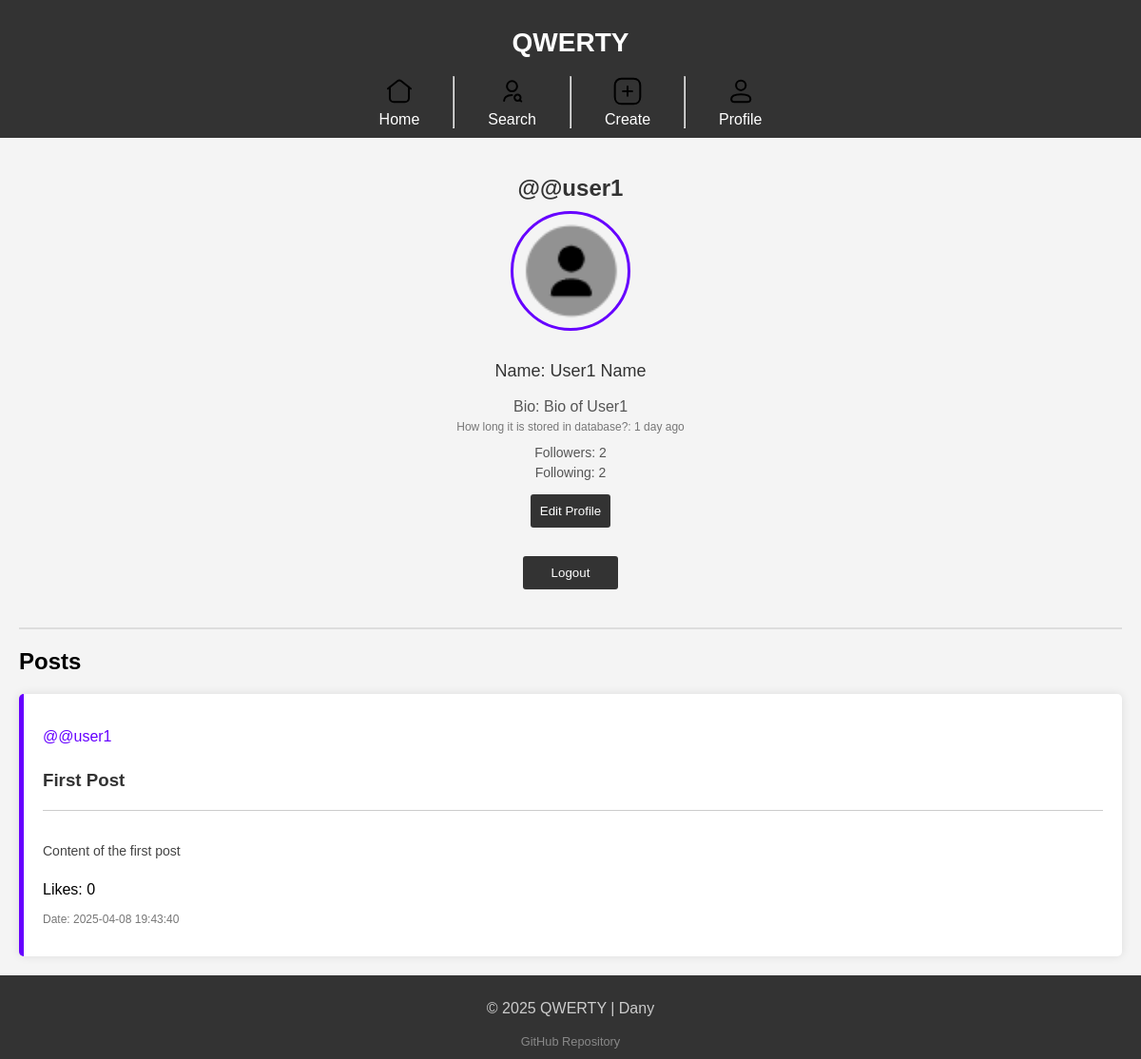
Page /profile.php?username=@user1 (signed in) on the committed database.
### tables this page shows
CREATE TABLE users (
    user_id INT AUTO_INCREMENT PRIMARY KEY,
    username VARCHAR(20) NOT NULL UNIQUE,
    password VARCHAR(255) NOT NULL,  
    email VARCHAR(100) NOT NULL,
    name VARCHAR(100) NOT NULL,
    bio TEXT DEFAULT NULL,
    profile_pic VARCHAR(255) DEFAULT NULL,
    created_at TIMESTAMP DEFAULT CURRENT_TIMESTAMP,
    is_deleted BOOLEAN DEFAULT FALSE,
    data_changes_history JSON DEFAULT ('{"origin": {"username": "", "email": "", "name": "", "bio": "", "profile_pic": "", "created_at": "CURRENT_TIMESTAMP"}}')
);

### src/Models/User.php (called while the page is built, shortened)
<?php
abstract class User {
    private $connection;
    public function __construct($connection) {
        $this->connection = $connection;
    }
    public function getConnection() {
        return $this->connection;
    }
}

### src/Models/UserRead.php (called while the page is built, shortened)
<?php
require_once 'User.php';
class UserRead extends User {
    public function getUserProfile($username): array {
        $username = !str_starts_with($username, "@") ? '@' . strtolower(trim($username)) : strtolower(trim($username));
        $stmt = $this->getConnection()->prepare("SELECT * FROM active_users WHERE username = ?");
        $stmt->execute([$username]);
        return $stmt->fetch(PDO::FETCH_ASSOC);
    }
    public function getFollowersCount($userId): int {
        $stmt = $this->getConnection()->prepare("SELECT COUNT(*) as followers FROM active_followers WHERE following_id = ?");
        $stmt->execute([$userId]);
        return $stmt->fetchColumn();
    }
    public function getFollowingsCount($userId): int {
        $stmt = $this->getConnection()->prepare("SELECT COUNT(*) as followings FROM active_followers WHERE follower_id = ?");
        $stmt->execute([$userId]);
        return $stmt->fetchColumn();
    }
    public function getUserPosts($userId, $limit = null): array {
        $stmt = $this->getConnection()->prepare("SELECT p.*, u.username FROM active_posts p JOIN users u ON p.user_id = u.user_id WHERE p.user_id = ? ORDER BY p.created_at DESC" . ($limit ? " LIMIT $limit;" : ';'));
        $stmt->execute([$userId]);
        return $stmt->fetchAll(PDO::FETCH_ASSOC);
    }
}

### public/profile.php (the view, shortened to what this page needs)
<?php
require '../src/DBconnect.php';
require '../src/Models/UserRead.php';
$username = $_GET['username'];
$userRead = new UserRead($connection);
$user = $userRead->getUserProfile($username);
$followersCount = $userRead->getFollowersCount($user['user_id']);
$followingsCount = $userRead->getFollowingsCount($user['user_id']);
$isFollowing = isset($_SESSION['username']) ? $userRead->isFollowing($userRead->getUserProfile($_SESSION['username'])['user_id'], $user['user_id']) : false;
$posts = $userRead->getUserPosts($user['user_id']);
?>
<?php
$styles = '<link rel="stylesheet" href="css/pages/profile.css">';
include 'layout/header.php';
?>
<main>
    <section class="profile">
        <h2 class="username">@<?php echo htmlspecialchars($user['username']); ?></h2>
        <img class="profile-pic" src="<?php echo htmlspecialchars($user['profile_pic'] ?: 'img/icons/user-profile-default-pic-iconly.png'); ?>" alt="Profile Picture" onerror="this.onerror=null; this.src='img/icons/user-profile-default-pic-iconly.png';">
        <p class="name">Name: <?php echo htmlspecialchars($user['name']); ?></p>
        <p class="body">Bio: <?php echo htmlspecialchars($user['bio'] ?: ''); ?></p>
        <p class="date">
            How long it is stored in database?:
            <?php
            $createdDate = new DateTime($user['created_at']);
            $interval = $createdDate->diff(new DateTime());
            if ($interval->y > 0) {
                echo htmlspecialchars($interval->y . ' year' . ($interval->y > 1 ? 's' : '') . ' ago');
            } elseif ($interval->m > 0) {
                echo htmlspecialchars($interval->m . ' month' . ($interval->m > 1 ? 's' : '') . ' ago');
            } elseif ($interval->d >= 7) {
                echo htmlspecialchars(floor($interval->d / 7) . ' week' . (floor($interval->d / 7) > 1 ? 's' : '') . ' ago');
            } elseif ($interval->d > 0) {
                echo htmlspecialchars($interval->d . ' day' . ($interval->d > 1 ? 's' : '') . ' ago');
            } elseif ($interval->h > 0) {
                echo htmlspecialchars($interval->h . ' hour' . ($interval->h > 1 ? 's' : '') . ' ago');
            } elseif ($interval->i > 0) {
                echo htmlspecialchars($interval->i . ' minute' . ($interval->i > 1 ? 's' : '') . ' ago');
            } else {
                echo htmlspecialchars($interval->s . ' second' . ($interval->s > 1 ? 's' : '') . ' ago');
            }
            ?>
        </p>
        <p id="followers-count" class="follow-ers-or-ing">Followers: <span><?php echo $followersCount; ?></span></p>
        <p id="following-count" class="follow-ers-or-ing">Following: <span><?php echo $followingsCount; ?></span></p>
        <?php if (isset($_SESSION['username']) && $_SESSION['username'] === $username): ?>
            <button id="edit-profile-btn">Edit Profile</button>
            <form action="lib/process/process_logout.php" method="post" style="width: 100px; justify-self: center;">
                <button type="submit">Logout</button>
            </form>
        <?php endif; ?>
    </section>
    <section class="posts">
        <h2>Posts</h2>
        <?php foreach ($posts as $post): ?>
            <article class="post">
                <p class="username">@<?php echo htmlspecialchars($post['username']); ?></p>
                <h3 class="title"><?php echo htmlspecialchars($post['title']); ?></h3>
                <hr>
                <p class="body"><?php echo htmlspecialchars($post['content']); ?></p>
                <span class="likes">Likes: <?php echo htmlspecialchars($post['likes'] ?: 0); ?></span>
                <p class="date">Date: <?php echo htmlspecialchars($post['created_at']); ?></p>
            </article>
        <?php endforeach; ?>
    </section>
</main>
<?php include 'layout/footer.php'; ?>

### public/css/main.css (style rules this page uses)
body { font-family: Arial, sans-serif; margin: 0; padding: 0; background-color: #f4f4f4; display: flex; flex-direction: column; min-height: 100vh; }
main { flex: 1; padding: 20px; }

### public/css/components/profiles.css (style rules this page uses)
.profile { text-align: center; padding-bottom: 20px; border-bottom: 2px solid #ddd; }
.profile .username { color: #333; margin-bottom: 10px; }
.profile .profile-pic { width: 120px; height: 120px; border-radius: 50%; object-fit: cover; margin-bottom: 10px; border: 3px solid #6600ff; }
.profile .name { font-size: 18px; color: #333; }
.profile .body { font-size: 16px; color: #555; margin: 5px 0; }
.profile .date { font-size: 12px; color: #777; margin-top: 5px; }
.profile .follow-ers-or-ing { font-size: 14px; color: #555; margin: 5px 0; cursor: pointer; }

### public/css/components/posts.css (style rules this page uses)
.post { display: flex; flex-direction: column; gap: 10px; background-color: #fff; padding: 20px; border-radius: 5px; box-shadow: 0 0 10px rgba(0, 0, 0, 0.1); border-left: 5px solid #6600ff; }
.post .username { font-size: 16px; font-family: 'Comic Sans MS', sans-serif; color: #6600ff; }
.post .title { margin: 0; color: #333; }
.post hr { margin: 10px 0; border: none; border-top: 1px solid #ccc; }
.post .body { font-size: 14px; color: #444; }
.post .date { font-size: 12px; color: #777; margin-top: 5px; }

### public/css/components/forms.css (style rules this page uses)
form { display: flex; flex-direction: column; gap: 10px; padding: 20px 0; }

### public/css/components/button.css (style rules this page uses)
button { margin-top: 10px; padding: 10px; background-color: #333; color: #fff; border: none; border-radius: 3px; cursor: pointer; transition: background-color 0.3s; }

### rows in the picture
users: username "@user1", title "First Post", content "Content of the first post", likes "0", created_at "2025-04-08 19:43:40"

### other values in the picture
$user['username'] "@user1"
$user['name'] "User1 Name"
$user['bio'] ?: '' "Bio of User1"
$followersCount "2"
$followingsCount "2"
